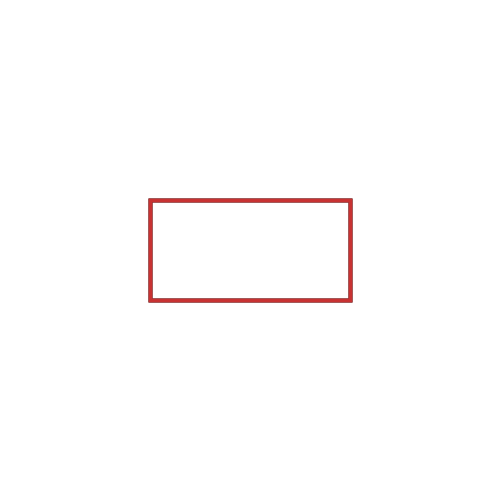
Frame 1 (no input)
Frame 60 (the mouse pressed at the canvas centre just before this capture): identical to frame 1, image omitted
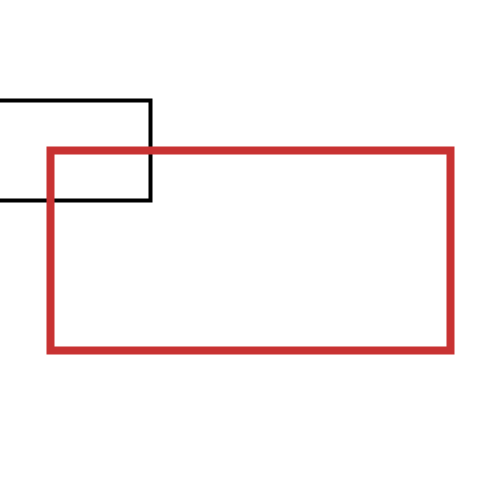
Frame 120 (the mouse held since frame 60 and released just before this capture)

The Processing sketch that drew these frames (run headless with seeded random() and noise(); from frame 60 on, the mouse is pressed at the canvas centre):

// Processing sketch: transformation2D
// ── transformation2D.pde
/* This sketch uses 2D transformations to draw two different rectangles
 * with the same "local" coordinates (150,200, 200,100) that behave differently
 * because of the transformation matrix. The black rectangle rotates around its
 * top left corner as the mouse moves horizontally. The red rectangle scales
 * from its center point as the mouse moves vertically.
 */

void setup() {
  size(500,500);
}

void draw() {
  background(255);
  strokeWeight(4);
  noFill();
  
  //To rotate around a point other than the origin, a good strategy is to
  //translate the origin to the point of rotation, perform the rotation,
  //and then translate the origin "back" to its original location
  pushMatrix();
  translate(150,200);
  rotate(map(mouseX, 0,width, 0,TWO_PI));
  translate(-150,-200);
  
  stroke(0);
  rect(150,200, 200,100);
  popMatrix();
  
  //Similarly for scaling, if you want to scale centered around a particular
  //point, translate the origin there, do the scaling, and then translate back
  pushMatrix();
  translate(250,250);
  scale(map(mouseY, 0,height, 1,3));
  translate(-250,-250);

  stroke(200,50,50);
  rect(150,200, 200,100);
  popMatrix();
}
